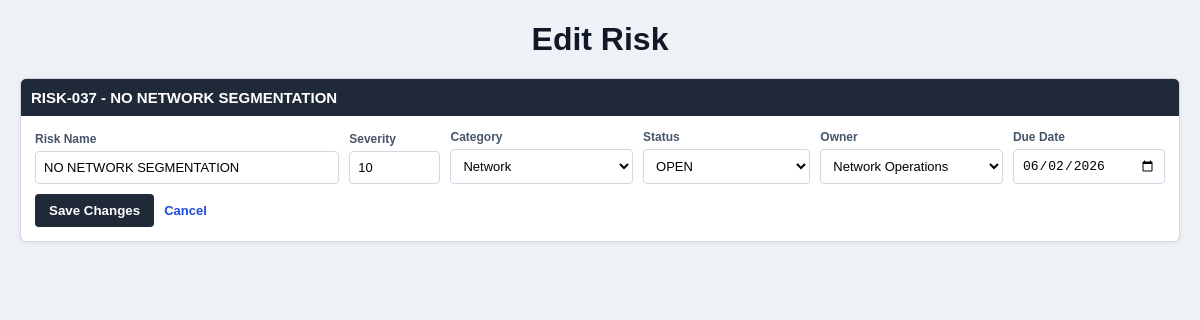
The app's page /edit/RISK-037 with its own data.
### tables this page shows
CREATE TABLE risks (
    id TEXT PRIMARY KEY,
    name TEXT,
    severity INTEGER,
    category TEXT,
    status TEXT,
    owner TEXT,
    timestamp TEXT,
    due_date TEXT
, recommendation TEXT, ai_rationale TEXT, ai_source TEXT);

### app.py (the view)
@app.route("/edit/<risk_id>", methods=["GET", "POST"])
def edit_risk(risk_id):
    ensure_database_schema()
    risk = get_risk_by_id(risk_id)
    if risk is None:
        return redirect(url_for("dashboard"))
    if request.method == "POST":
        form_data = validate_risk_form(request.form)
        if form_data is None:
            return redirect(url_for("edit_risk", risk_id=risk_id))
        update_existing_risk(risk_id=risk_id, **form_data)
        return redirect(url_for("dashboard"))
    return render_template(
        "edit_risk.html",
        risk=risk,
        categories=CATEGORIES,
        statuses=STATUSES,
        owners=OWNERS,
    )

### app.py (called while the page is built)
def get_db_connection():
    conn = sqlite3.connect(DATABASE)
    conn.row_factory = sqlite3.Row
    return conn

def parse_due_date(due_date_text):
    try:
        return datetime.strptime(due_date_text, "%Y-%m-%d").date()
    except (TypeError, ValueError):
        return None

def add_sla_metadata(risk):
    risk_dict = dict(risk)
    risk_dict["sla"] = calculate_sla_status(
        risk_dict["status"],
        risk_dict["due_date"],
    )
    return risk_dict

def get_risk_by_id(risk_id):
    conn = get_db_connection()
    row = conn.execute(
        """
        SELECT
            id,
            name,
            severity,
            category,
            status,
            owner,
            timestamp,
            due_date,
            recommendation,
            ai_rationale,
            ai_source
        FROM risks
        WHERE id = ?
        """,
        (risk_id,),
    ).fetchone()
    conn.close()
    if row is None:
        return None
    return add_sla_metadata(row)

### templates/edit_risk.html (shortened to what this page needs)
<!DOCTYPE html>
<html lang="en">
<head>
    <link rel="stylesheet" href="{{ url_for('static', filename='styles.css') }}">
</head>
<body>
    <h1>Edit Risk</h1>
    <div class="panel form-panel edit-panel">
        <h2>{{ risk["id"] }} - {{ risk["name"] }}</h2>
        <form class="risk-form edit-risk-form" action="{{ url_for('edit_risk', risk_id=risk['id']) }}" method="POST">
            <div class="form-group wide-field">
                <label for="name">Risk Name</label>
                <input type="text" id="name" name="name" value="{{ risk['name'] }}" required>
            </div>
            <div class="form-group">
                <label for="severity">Severity</label>
                <input type="number" id="severity" name="severity" min="1" max="10" value="{{ risk['severity'] }}" required>
            </div>
            <div class="form-group">
                <label for="category">Category</label>
                <select id="category" name="category" required>
                    {% for category in categories %}
                    <option value="{{ category }}" {% if category == risk['category'] %}selected{% endif %}>{{ category }}</option>
                    {% endfor %}
                </select>
            </div>
            <div class="form-group">
                <label for="status">Status</label>
                <select id="status" name="status" required>
                    {% for status in statuses %}
                    <option value="{{ status }}" {% if status == risk['status'] %}selected{% endif %}>{{ status }}</option>
                    {% endfor %}
                </select>
            </div>
            <div class="form-group">
                <label for="owner">Owner</label>
                <select id="owner" name="owner" required>
                    {% for owner in owners %}
                    <option value="{{ owner }}" {% if owner == risk['owner'] %}selected{% endif %}>{{ owner }}</option>
                    {% endfor %}
                </select>
            </div>
            <div class="form-group">
                <label for="due_date">Due Date</label>
                <input type="date" id="due_date" name="due_date" value="{{ risk['due_date'] }}" required>
            </div>
            <div class="form-actions edit-actions">
                <button type="submit">Save Changes</button>
                <a class="cancel-link" href="{{ url_for('dashboard') }}">Cancel</a>
            </div>
        </form>
    </div>
</body>
</html>

### static/styles.css (style rules this page uses)
body { font-family: Arial, sans-serif; background: #eef2f6; color: #111827; margin: 20px; }
h1 { text-align: center; margin-bottom: 20px; }
.panel { background: white; border: 1px solid #cfd8e3; border-radius: 6px; overflow: hidden; box-shadow: 0 1px 4px rgba(0,0,0,0.08); margin-bottom: 20px; }
.panel h2 { background: #202938; color: white; font-size: 15px; padding: 10px; margin: 0; }
.form-panel { margin-bottom: 20px; }
.edit-panel { max-width: 1200px; margin: 0 auto; }
.risk-form { display: grid; grid-template-columns: 2fr 0.6fr 1.2fr 1.1fr 1.2fr 1fr auto; gap: 10px; padding: 14px; align-items: end; }
.edit-risk-form { grid-template-columns: 2fr 0.6fr 1.2fr 1.1fr 1.2fr 1fr; }
.form-group { display: flex; flex-direction: column; }
.form-group label { font-size: 12px; color: #475569; margin-bottom: 5px; font-weight: bold; }
.form-group input, .form-group select { padding: 8px; border: 1px solid #cfd8e3; border-radius: 4px; font-size: 13px; background: white; }
.form-actions button, .delete-button { padding: 9px 14px; background: #202938; color: white; border: none; border-radius: 4px; font-weight: bold; cursor: pointer; }
.edit-actions { grid-column: 1 / -1; display: flex; gap: 10px; align-items: center; }
.cancel-link, .edit-link, .detail-link, .risk-name-link, .read-more-link { display: inline-block; color: #1d4ed8; text-decoration: none; font-weight: bold; font-size: 13px; }

### records on screen
risks: id "RISK-037", name "NO NETWORK SEGMENTATION", severity "10", category "Network", status "OPEN", owner "Network Operations", due_date "06/02/2026"
